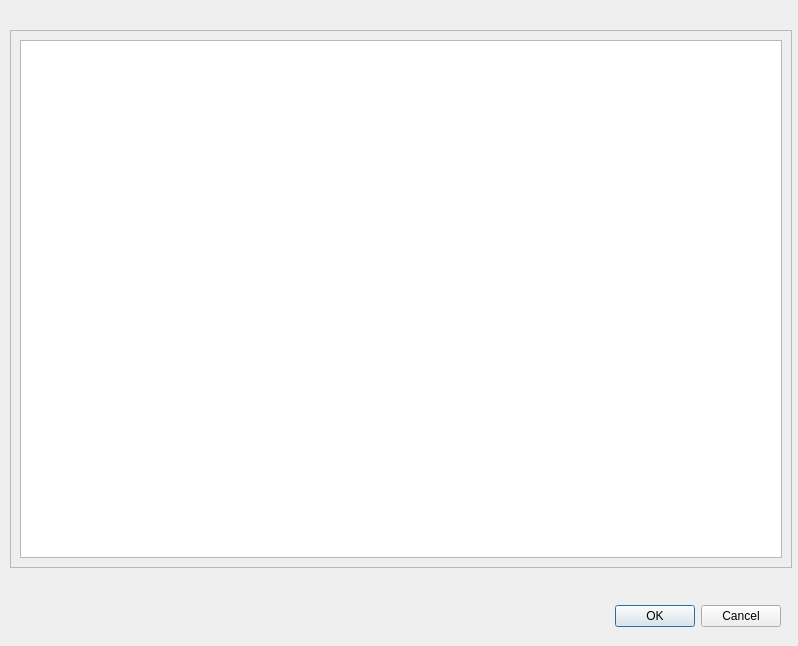
<?xml version="1.0" encoding="UTF-8"?>
<ui version="4.0">
 <class>ProjectBrowserDialog</class>
 <widget class="QDialog" name="ProjectBrowserDialog">
  <property name="geometry">
   <rect>
    <x>0</x>
    <y>0</y>
    <width>798</width>
    <height>646</height>
   </rect>
  </property>
  <property name="windowTitle">
   <string>Project Browser Dialog</string>
  </property>
  <widget class="QDialogButtonBox" name="buttonBox">
   <property name="geometry">
    <rect>
     <x>440</x>
     <y>600</y>
     <width>341</width>
     <height>32</height>
    </rect>
   </property>
   <property name="orientation">
    <enum>Qt::Horizontal</enum>
   </property>
   <property name="standardButtons">
    <set>QDialogButtonBox::Cancel|QDialogButtonBox::Ok</set>
   </property>
  </widget>
  <widget class="QFrame" name="frame">
   <property name="geometry">
    <rect>
     <x>10</x>
     <y>30</y>
     <width>782</width>
     <height>538</height>
    </rect>
   </property>
   <property name="frameShape">
    <enum>QFrame::StyledPanel</enum>
   </property>
   <property name="frameShadow">
    <enum>QFrame::Raised</enum>
   </property>
   <layout class="QGridLayout" name="gridLayout_2">
    <item row="0" column="0">
     <widget class="QTreeView" name="treeView"/>
    </item>
   </layout>
  </widget>
 </widget>
 <resources/>
 <connections>
  <connection>
   <sender>buttonBox</sender>
   <signal>accepted()</signal>
   <receiver>ProjectBrowserDialog</receiver>
   <slot>accept()</slot>
   <hints>
    <hint type="sourcelabel">
     <x>248</x>
     <y>254</y>
    </hint>
    <hint type="destinationlabel">
     <x>157</x>
     <y>274</y>
    </hint>
   </hints>
  </connection>
  <connection>
   <sender>buttonBox</sender>
   <signal>rejected()</signal>
   <receiver>ProjectBrowserDialog</receiver>
   <slot>reject()</slot>
   <hints>
    <hint type="sourcelabel">
     <x>316</x>
     <y>260</y>
    </hint>
    <hint type="destinationlabel">
     <x>286</x>
     <y>274</y>
    </hint>
   </hints>
  </connection>
 </connections>
</ui>
